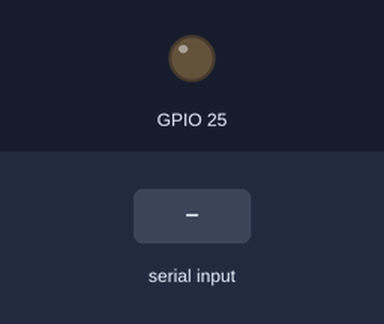
A sketch run on a simulated ESP32. Shown: output pins drawn as LEDs (lit = HIGH). Inputs (shaded band) come from the test bench.

Above: at 1.2 s.
1.3 s: "LED ON" received over Serial
At 3.2 s:
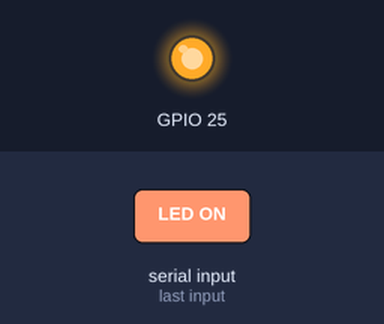
3.8 s: "LED OFF" received over Serial
At 5.1 s:
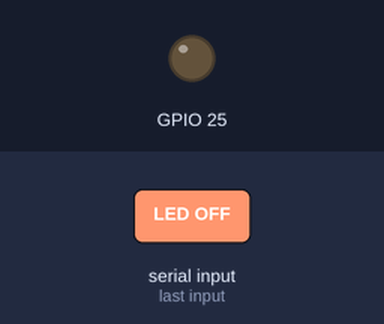
Timing chart, 0 to 6.8 s (numbered marks = the images above; inputs shaded):
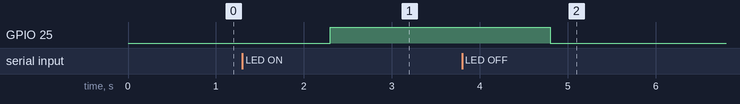

The sketch:

USB_Serial_LED.ino
```cpp
void setup()
{
  Serial.begin(9600);

  pinMode(25,OUTPUT);
  digitalWrite(25,LOW);

}

void loop()
{
  String input = "";

  while (Serial.available() > 0)
  {
  //input = (char) Serial.read();
  input =Serial.readString();

  //Serial.println(input);

  //delay(5);
  }

  if(input == "LED ON")
  {
    digitalWrite(25,HIGH);
  }

  else if(input == "LED OFF")
  {
    digitalWrite(25,LOW);
  }

}
```

Measured:
- after the input at 1.3 s, GPIO 25: LOW → HIGH after 1.0 s
- after the input at 3.8 s, GPIO 25: HIGH → LOW after 1.0 s
